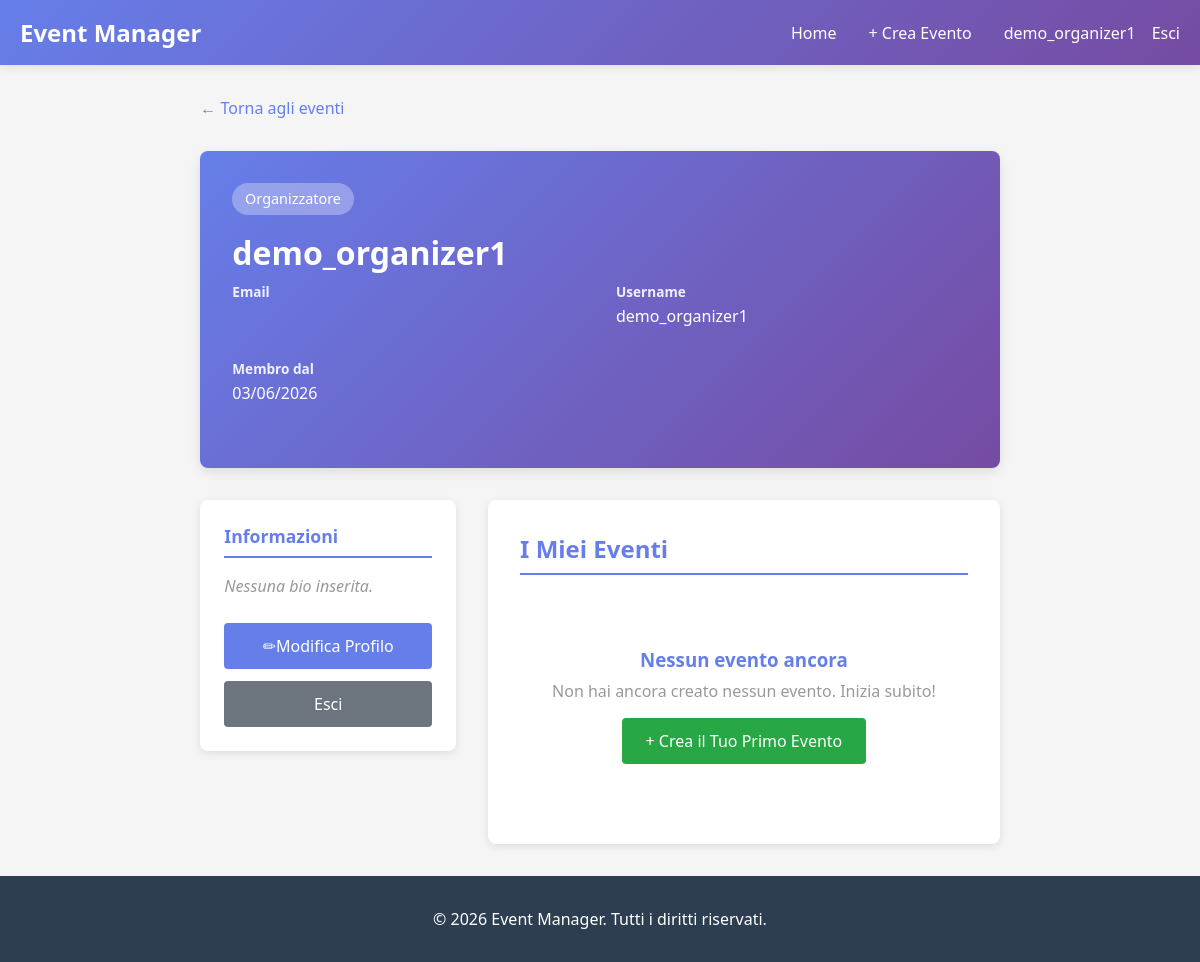
/profile/ (signed in), run on an earlier commit of the app's database.
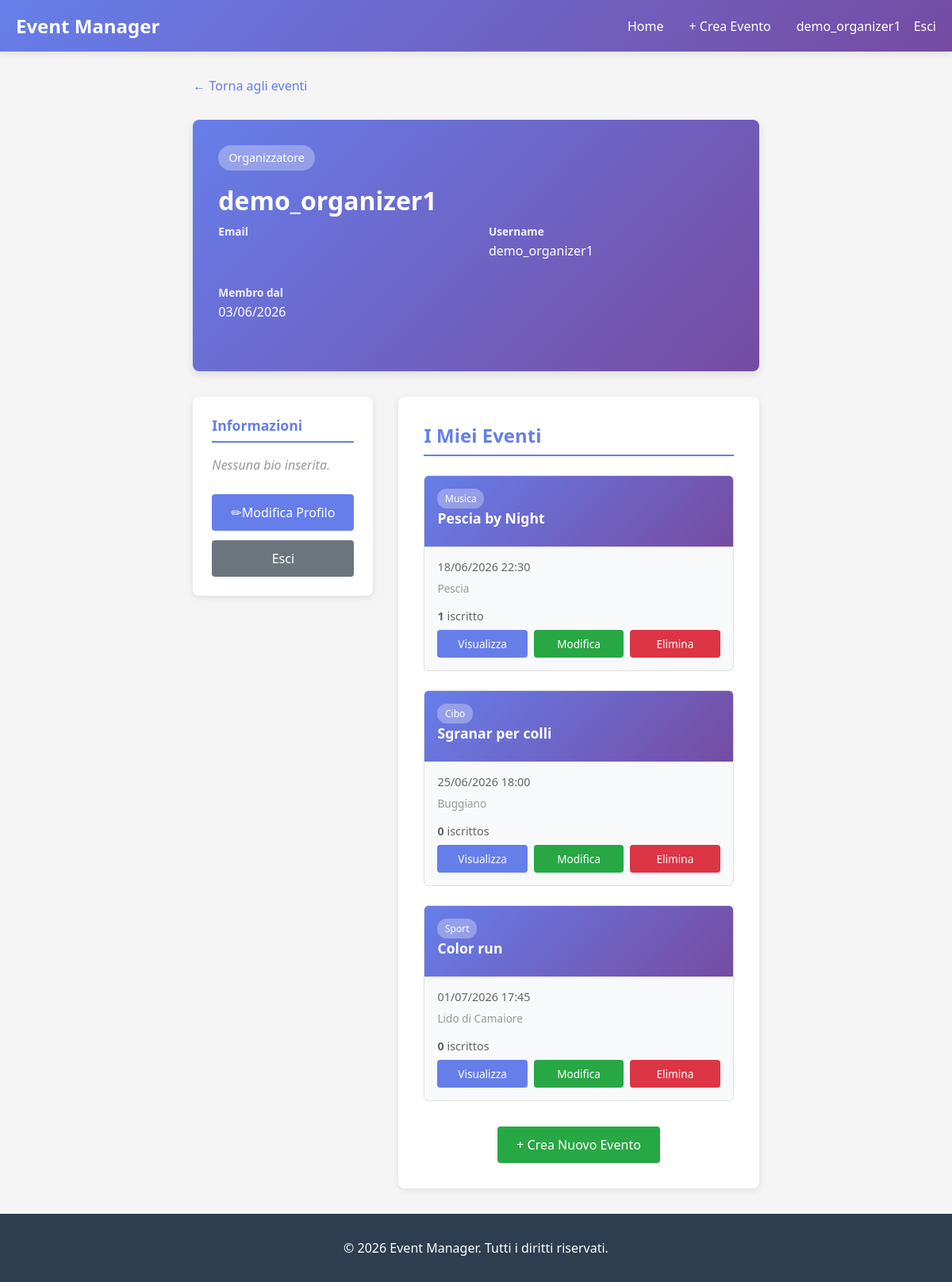
And on a later commit of the database.
### events/models.py (models this page shows, shortened)
class Event(models.Model):
    title = models.CharField(max_length=200)
    description = models.TextField()
    date = models.DateTimeField()
    location = models.CharField(max_length=200)
    category = models.ForeignKey(
        Category,
        on_delete=models.SET_NULL,
        null=True,
        blank=True,
        related_name='events'
    )
    organizer = models.ForeignKey(
        settings.AUTH_USER_MODEL,
        on_delete=models.CASCADE,
        related_name='organized_events'
    )
    created_at = models.DateTimeField(auto_now_add=True)
    class Meta:
        ordering = ['date']

class Category(models.Model):
    name = models.CharField(max_length=100)
    class Meta:
        verbose_name_plural = "Categories"

### users/views.py (the view)
# urls.py: path('profile/', users_views.profile_view, name='profile'),
@login_required(login_url='login')
def profile_view(request):
    user = request.user
    if user.role == 'organizer':
        organized_events = user.organized_events.all()
        context = {'organized_events': organized_events}
    else:
        attended_events = user.registrations.all()
        context = {'attended_events': attended_events}
    return render(request, 'profile.html', context)

### templates/profile.html (shortened to what this page needs)
{% extends "base.html" %}
{% block content %}
<a href="{% url 'event_list' %}" class="back-link">← Torna agli eventi</a>
<div class="profile-header">
    <span class="profile-role">
        {% if user.role == 'organizer' %}
            Organizzatore
        {% else %}
            Partecipante
        {% endif %}
    </span>
    <h1>{{ user.get_full_name|default:user.username }}</h1>
    <div class="profile-info">
        <div class="info-item">
            <div class="info-content">
                <h3>Email</h3>
            </div>
        </div>
        <div class="info-item">
            <div class="info-content">
                <h3>Username</h3>
                <p>{{ user.username }}</p>
            </div>
        </div>
        <div class="info-item">
            <div class="info-content">
                <h3>Membro dal</h3>
                <p>{{ user.date_joined|date:"d/m/Y" }}</p>
            </div>
        </div>
    </div>
</div>
<div class="profile-body">
    <div class="profile-sidebar">
        <div class="sidebar-section">
            <h3>Informazioni</h3>
            {% if user.bio %}
                <div class="bio-box">{{ user.bio }}</div>
            {% else %}
                <p style="color: #999; font-style: italic;">Nessuna bio inserita.</p>
            {% endif %}
        </div>
        <div class="action-buttons">
            <a href="{% url 'profile_edit' %}" class="btn">✏Modifica Profilo</a>
            <a href="{% url 'logout' %}" class="btn btn-secondary">Esci</a>
        </div>
    </div>
    <div class="profile-main">
        <div class="events-section">
            {% if user.role == 'organizer' %}
                <h2>I Miei Eventi</h2>
                {% if organized_events %}
                    <div class="events-grid">
                        {% for event in organized_events %}
                            <div class="event-card">
                                <div class="event-card-header">
                                    {% if event.category %}
                                        <span class="event-category-badge">{{ event.category.name }}</span>
                                    {% endif %}
                                    <h3>{{ event.title }}</h3>
                                </div>
                                <div class="event-card-body">
                                    <div class="event-card-date">{{ event.date|date:"d/m/Y H:i" }}</div>
                                    <div class="event-card-location">{{ event.location }}</div>
                                    <p style="color: #666; margin: 0.5rem 0; font-size: 0.9rem;">
                                        <strong>{{ event.registrations.count }}</strong> iscritto{{ event.registrations.count|pluralize }}
                                    </p>
                                    <div class="event-card-actions">
                                        <a href="{% url 'event_detail' event.id %}" class="btn-view">Visualizza</a>
                                        <a href="{% url 'event_edit' event.id %}" class="btn-edit">Modifica</a>
                                        <a href="{% url 'event_delete' event.id %}" class="btn-delete">Elimina</a>
                                    </div>
                                </div>
                            </div>
                        {% endfor %}
                    </div>
                    <div style="text-align: center; margin-top: 2rem;">
                        <a href="{% url 'event_create' %}" class="btn btn-success">+ Crea Nuovo Evento</a>
                    </div>
                {% else %}
                    <div class="no-events">
                        <h3>Nessun evento ancora</h3>
                        <p>Non hai ancora creato nessun evento. Inizia subito!</p>
                        <a href="{% url 'event_create' %}" class="btn btn-success" style="margin-top: 1rem;">+ Crea il Tuo Primo Evento</a>
                    </div>
                {% endif %}
            {% endif %}
        </div>
    </div>
</div>
{% endblock %}

What changed in the data, as far as the page shows it:
added Event: category.name "Musica", title "Pescia by Night", date "18/06/2026 22:30", location "Pescia", registrations.count "1"
added Event: category.name "Cibo", title "Sgranar per colli", date "25/06/2026 18:00", location "Buggiano", registrations.count "0"
added Event: category.name "Sport", title "Color run", date "01/07/2026 17:45", location "Lido di Camaiore", registrations.count "0"
Also different on the page:
text no longer shown: "Nessun evento ancora Non hai ancora creato nessun evento. Inizia subito! + Crea il Tuo Primo Evento"
text now shown: "+ Crea Nuovo Evento"
